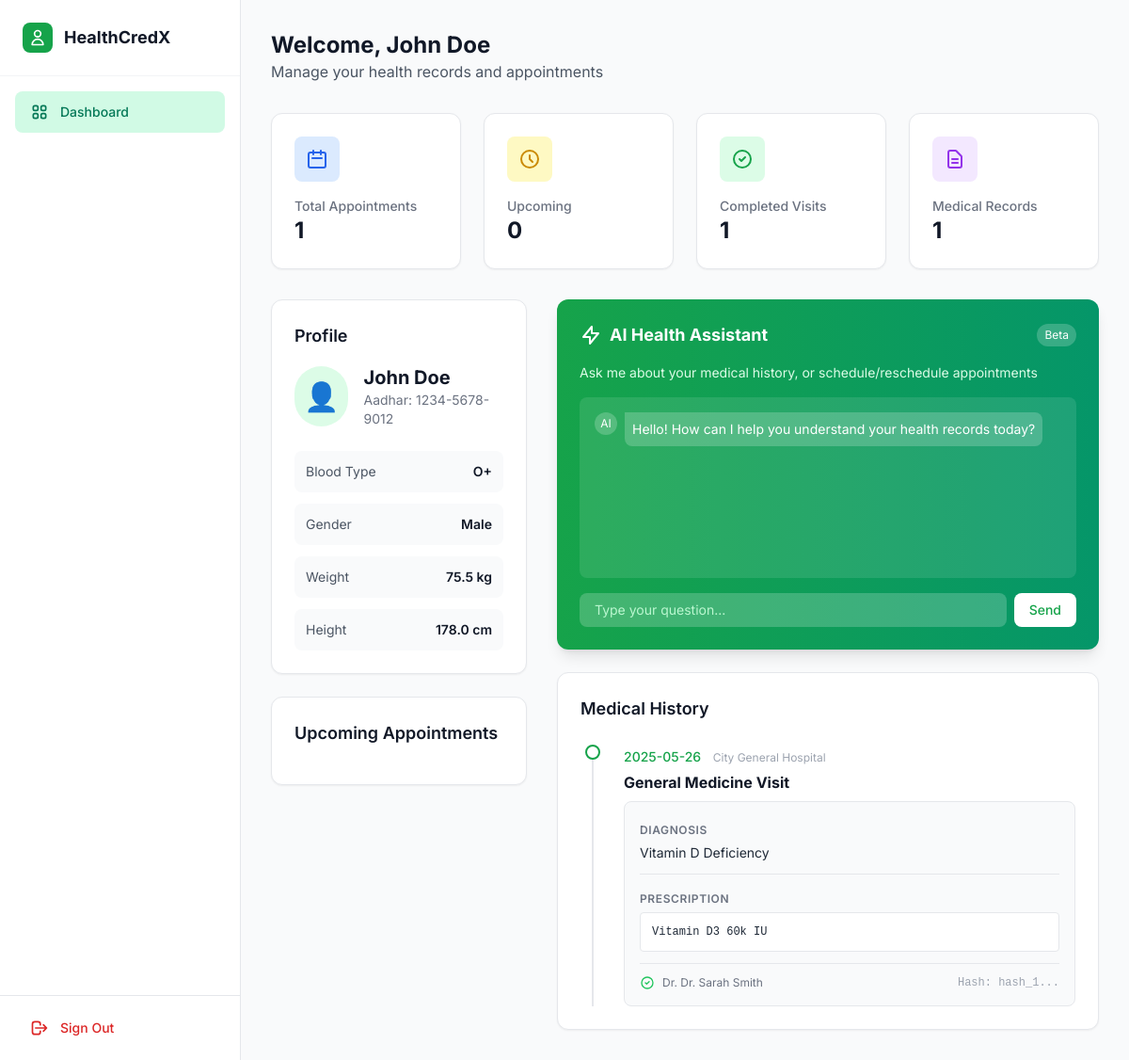
Page /patient/dashboard (signed in) on the committed database.
### tables this page shows
CREATE TABLE patient_profiles (
            id INTEGER PRIMARY KEY AUTOINCREMENT,
            user_id INTEGER NOT NULL UNIQUE,
            aadhar_number TEXT UNIQUE,
            dob DATE,
            gender TEXT,
            blood_type TEXT,
            weight REAL,
            height REAL,
            existing_conditions TEXT,
            created_at TIMESTAMP DEFAULT CURRENT_TIMESTAMP,
            FOREIGN KEY (user_id) REFERENCES users(id)
        );

CREATE TABLE medical_records (
            id INTEGER PRIMARY KEY AUTOINCREMENT,
            appointment_id INTEGER NOT NULL,
            diagnosis_text TEXT NOT NULL,
            prescription_text TEXT,
            doctor_signature TEXT,
            pharma_status TEXT DEFAULT 'pending',
            delivery_required BOOLEAN DEFAULT 0,
            delivery_address TEXT,
            blockchain_hash TEXT,
            created_at TIMESTAMP DEFAULT CURRENT_TIMESTAMP,
            FOREIGN KEY (appointment_id) REFERENCES appointments(id)
        );

CREATE TABLE appointments (
            id INTEGER PRIMARY KEY AUTOINCREMENT,
            patient_id INTEGER NOT NULL,
            doctor_id INTEGER,
            hospital_id INTEGER NOT NULL,
            date_time TIMESTAMP NOT NULL,
            department TEXT,
            symptoms TEXT,
            notes TEXT,
            status TEXT DEFAULT 'scheduled' CHECK(status IN ('scheduled', 'completed', 'cancelled')),
            created_at TIMESTAMP DEFAULT CURRENT_TIMESTAMP,
            FOREIGN KEY (patient_id) REFERENCES users(id),
            FOREIGN KEY (doctor_id) REFERENCES users(id),
            FOREIGN KEY (hospital_id) REFERENCES users(id)
        );

CREATE TABLE users (
            id INTEGER PRIMARY KEY AUTOINCREMENT,
            email TEXT UNIQUE NOT NULL,
            password TEXT NOT NULL,
            name TEXT NOT NULL,
            role TEXT NOT NULL CHECK(role IN ('practitioner', 'organization', 'admin', 'hospital', 'pharma', 'patient')),
            practitioner_type TEXT,
            organization_name TEXT,
            created_at TIMESTAMP DEFAULT CURRENT_TIMESTAMP,
            last_login TIMESTAMP
        );

### app.py (the view)
@app.route('/patient/dashboard')
@auth.require_role('patient')
def patient_dashboard():
    user = auth.get_current_user()
    profile = db.get_patient_profile(user['id'])
    history = db.get_patient_history(user['id'])
    appointments = db.get_appointments_by_user(user['id'], 'patient')
    stats = db.get_patient_stats(user['id'])
    return render_template('patient_dashboard.html',
                         profile=profile,
                         history=history,
                         appointments=appointments,
                         stats=stats)

### templates/patient_dashboard.html (shortened to what this page needs)
<!DOCTYPE html>
<html lang="en" class="bg-gray-50">
<head>
    <script src="https://cdn.tailwindcss.com"></script>
</head>
<body class="flex h-screen overflow-hidden">
    <aside class="w-64 bg-white border-r border-gray-200 flex-shrink-0 flex flex-col">
        <div class="p-6 flex items-center gap-3 border-b border-gray-100">
            <div class="w-8 h-8 bg-green-600 rounded-lg flex items-center justify-center">
                <svg class="w-5 h-5 text-white" fill="none" stroke="currentColor" viewBox="0 0 24 24"><path stroke-linecap="round" stroke-linejoin="round" stroke-width="2" d="M16 7a4 4 0 11-8 0 4 4 0 018 0zM12 14a7 7 0 00-7 7h14a7 7 0 00-7-7z"></path></svg>
            </div>
            <span class="text-lg font-bold text-gray-900">HealthCredX</span>
        </div>
        <nav class="flex-1 p-4 space-y-1 overflow-y-auto">
            <a href="/patient/dashboard" class="sidebar-link flex items-center gap-3 px-4 py-3 text-sm font-medium text-gray-700 rounded-lg active">
                Dashboard
            </a>
        </nav>
        <div class="p-4 border-t border-gray-200">
            <a href="/logout" class="flex items-center gap-3 px-4 py-2 text-sm font-medium text-red-600 hover:bg-red-50 rounded-lg transition-colors">
                <svg class="w-5 h-5" fill="none" stroke="currentColor" viewBox="0 0 24 24"><path stroke-linecap="round" stroke-linejoin="round" stroke-width="2" d="M17 16l4-4m0 0l-4-4m4 4H7m6 4v1a3 3 0 01-3 3H6a3 3 0 01-3-3V7a3 3 0 013-3h4a3 3 0 013 3v1"></path></svg>
                Sign Out
            </a>
        </div>
    </aside>
    <main class="flex-1 overflow-y-auto bg-gray-50 p-8 relative">
        <div class="mb-8">
            <h1 class="text-2xl font-bold text-gray-900">Welcome, {{ session.user_name }}</h1>
            <p class="text-gray-600">Manage your health records and appointments</p>
        </div>
        <div class="grid grid-cols-1 md:grid-cols-2 lg:grid-cols-4 gap-6 mb-8">
            <div class="bg-white p-6 rounded-xl border border-gray-200 shadow-sm">
                <div class="flex items-center justify-between mb-4">
                    <div class="w-12 h-12 bg-blue-100 rounded-lg flex items-center justify-center">
                        <svg class="w-6 h-6 text-blue-600" fill="none" stroke="currentColor" viewBox="0 0 24 24"><path stroke-linecap="round" stroke-linejoin="round" stroke-width="2" d="M8 7V3m8 4V3m-9 8h10M5 21h14a2 2 0 002-2V7a2 2 0 00-2-2H5a2 2 0 00-2 2v12a2 2 0 002 2z"></path></svg>
                    </div>
                </div>
                <h3 class="text-gray-500 text-sm font-medium">Total Appointments</h3>
                <p class="text-2xl font-bold text-gray-900">{{ stats.total_appointments }}</p>
            </div>
            <div class="bg-white p-6 rounded-xl border border-gray-200 shadow-sm">
                <div class="flex items-center justify-between mb-4">
                    <div class="w-12 h-12 bg-yellow-100 rounded-lg flex items-center justify-center">
                        <svg class="w-6 h-6 text-yellow-600" fill="none" stroke="currentColor" viewBox="0 0 24 24"><path stroke-linecap="round" stroke-linejoin="round" stroke-width="2" d="M12 8v4l3 3m6-3a9 9 0 11-18 0 9 9 0 0118 0z"></path></svg>
                    </div>
                </div>
                <h3 class="text-gray-500 text-sm font-medium">Upcoming</h3>
                <p class="text-2xl font-bold text-gray-900">{{ stats.upcoming_appointments }}</p>
            </div>
            <div class="bg-white p-6 rounded-xl border border-gray-200 shadow-sm">
                <div class="flex items-center justify-between mb-4">
                    <div class="w-12 h-12 bg-green-100 rounded-lg flex items-center justify-center">
                        <svg class="w-6 h-6 text-green-600" fill="none" stroke="currentColor" viewBox="0 0 24 24"><path stroke-linecap="round" stroke-linejoin="round" stroke-width="2" d="M9 12l2 2 4-4m6 2a9 9 0 11-18 0 9 9 0 0118 0z"></path></svg>
                    </div>
                </div>
                <h3 class="text-gray-500 text-sm font-medium">Completed Visits</h3>
                <p class="text-2xl font-bold text-gray-900">{{ stats.completed_visits }}</p>
            </div>
            <div class="bg-white p-6 rounded-xl border border-gray-200 shadow-sm">
                <div class="flex items-center justify-between mb-4">
                    <div class="w-12 h-12 bg-purple-100 rounded-lg flex items-center justify-center">
                        <svg class="w-6 h-6 text-purple-600" fill="none" stroke="currentColor" viewBox="0 0 24 24"><path stroke-linecap="round" stroke-linejoin="round" stroke-width="2" d="M9 12h6m-6 4h6m2 5H7a2 2 0 01-2-2V5a2 2 0 012-2h5.586a1 1 0 01.707.293l5.414 5.414a1 1 0 01.293.707V19a2 2 0 01-2 2z"></path></svg>
                    </div>
                </div>
                <h3 class="text-gray-500 text-sm font-medium">Medical Records</h3>
                <p class="text-2xl font-bold text-gray-900">{{ stats.total_records }}</p>
            </div>
        </div>
        <div class="grid grid-cols-1 lg:grid-cols-3 gap-8">
            <div class="lg:col-span-1 space-y-6">
                <div class="bg-white border border-gray-200 rounded-xl shadow-sm p-6">
                    <h3 class="text-lg font-semibold text-gray-900 mb-4">Profile</h3>
                    <div class="flex items-center gap-4 mb-6">
                        <div class="w-16 h-16 bg-green-100 rounded-full flex items-center justify-center text-3xl">
                            👤
                        </div>
                        <div>
                            <h2 class="text-xl font-bold text-gray-900">{{ session.user_name }}</h2>
                            <p class="text-sm text-gray-500">Aadhar: {{ profile.aadhar_number }}</p>
                        </div>
                    </div>
                    <div class="space-y-3 text-sm">
                        <div class="flex justify-between p-3 bg-gray-50 rounded-lg">
                            <span class="text-gray-600">Blood Type</span>
                            <span class="font-semibold text-gray-900">{{ profile.blood_type }}</span>
                        </div>
                        <div class="flex justify-between p-3 bg-gray-50 rounded-lg">
                            <span class="text-gray-600">Gender</span>
                            <span class="font-semibold text-gray-900">{{ profile.gender }}</span>
                        </div>
                        <div class="flex justify-between p-3 bg-gray-50 rounded-lg">
                            <span class="text-gray-600">Weight</span>
                            <span class="font-semibold text-gray-900">{{ profile.weight }} kg</span>
                        </div>
                        <div class="flex justify-between p-3 bg-gray-50 rounded-lg">
                            <span class="text-gray-600">Height</span>
                            <span class="font-semibold text-gray-900">{{ profile.height }} cm</span>
                        </div>
                    </div>
                </div>
                <div class="bg-white border border-gray-200 rounded-xl shadow-sm p-6">
                    <h3 class="text-lg font-semibold text-gray-900 mb-4">Upcoming Appointments</h3>
                </div>
            </div>
            <div class="lg:col-span-2 space-y-6">
                <div class="bg-gradient-to-r from-green-600 to-emerald-600 rounded-xl shadow-lg p-6 text-white">
                    <div class="flex items-center justify-between mb-4">
                        <h3 class="text-lg font-bold flex items-center gap-2">
                            <svg class="w-6 h-6" fill="none" stroke="currentColor" viewBox="0 0 24 24"><path stroke-linecap="round" stroke-linejoin="round" stroke-width="2" d="M13 10V3L4 14h7v7l9-11h-7z"></path></svg>
                            AI Health Assistant
                        </h3>
                        <span class="text-xs bg-white/20 px-2 py-1 rounded-full">Beta</span>
                    </div>
                    <p class="text-green-100 text-sm mb-4">Ask me about your medical history, or schedule/reschedule appointments</p>
                    <div class="bg-white/10 rounded-lg p-4 h-48 overflow-y-auto mb-4 space-y-3" id="chat-history">
                        <div class="flex gap-2">
                            <div class="w-6 h-6 bg-white/20 rounded-full flex items-center justify-center text-xs">AI</div>
                            <div class="bg-white/20 rounded-lg rounded-tl-none p-2 text-sm">Hello! How can I help you understand your health records today?</div>
                        </div>
                    </div>
                    <div class="flex gap-2">
                        <input type="text" id="chat-input" class="flex-1 bg-white/20 border-transparent rounded-lg placeholder-green-200 text-white focus:bg-white/30 focus:ring-0 focus:border-transparent text-sm px-4 py-2" placeholder="Type your question...">
                        <button onclick="sendMessage()" class="bg-white text-green-600 px-4 py-2 rounded-lg font-medium text-sm hover:bg-gray-100">Send</button>
                    </div>
                </div>
                <div class="bg-white border border-gray-200 rounded-xl shadow-sm p-6">
                    <h3 class="text-lg font-semibold text-gray-900 mb-6">Medical History</h3>
                    {% if history %}
                    <div class="relative border-l-2 border-gray-200 ml-3 space-y-8">
                        {% for record in history %}
                        <div class="relative pl-8">
                            <div class="absolute -left-[9px] top-0 w-4 h-4 bg-white border-2 border-green-600 rounded-full"></div>
                            <div class="mb-1">
                                <span class="text-sm font-medium text-green-600">{{ record.date_time[:10] }}</span>
                                <span class="text-gray-400 text-xs ml-2">{{ record.hospital_name }}</span>
                            </div>
                            <h4 class="text-base font-bold text-gray-900 mb-2">{{ record.department }} Visit</h4>
                            <div class="bg-gray-50 rounded-lg p-4 border border-gray-200 space-y-3">
                                <div>
                                    <span class="text-xs font-semibold text-gray-500 uppercase tracking-wider">Diagnosis</span>
                                    <p class="text-gray-800 mt-1 text-sm">{{ record.diagnosis_text }}</p>
                                </div>
                                {% if record.prescription_text %}
                                <div class="pt-3 border-t border-gray-200">
                                    <span class="text-xs font-semibold text-gray-500 uppercase tracking-wider">Prescription</span>
                                    <p class="text-gray-800 mt-1 font-mono text-xs bg-white p-3 rounded border border-gray-200 whitespace-pre-wrap">{{ record.prescription_text }}</p>
                                </div>
                                {% endif %}
                                <div class="pt-3 border-t border-gray-200 flex justify-between items-center">
                                    <div class="flex items-center gap-2">
                                        <svg class="w-4 h-4 text-green-500" fill="none" stroke="currentColor" viewBox="0 0 24 24"><path stroke-linecap="round" stroke-linejoin="round" stroke-width="2" d="M9 12l2 2 4-4m6 2a9 9 0 11-18 0 9 9 0 0118 0z"></path></svg>
                                        <span class="text-xs text-gray-500">Dr. {{ record.doctor_name }}</span>
                                    </div>
                                    <span class="text-xs font-mono text-gray-400" title="{{ record.blockchain_hash }}">Hash: {{ record.blockchain_hash[:10] }}...</span>
                                </div>
                            </div>
                        </div>
                        {% endfor %}
                    </div>
                    {% else %}
                    <p class="text-sm text-gray-500">No medical history available</p>
                    {% endif %}
                </div>
            </div>
        </div>
    </main>
</body>
</html>

### rows in the picture
patient_profiles: aadhar_number "1234-5678-9012", blood_type "O+", gender "Male", weight "75.5", height "178.0"
medical_records: date_time "2025-05-26", hospital_name "City General Hospital", department "General Medicine", diagnosis_text "Vitamin D Deficiency", prescription_text "Vitamin D3 60k IU", doctor_name "Dr. Sarah Smith", blockchain_hash "hash_1"

### other values in the picture
{{ session.user_name }} "John Doe"
{{ stats.total_appointments }} "1"
{{ stats.upcoming_appointments }} "0"
{{ stats.completed_visits }} "1"
{{ stats.total_records }} "1"
